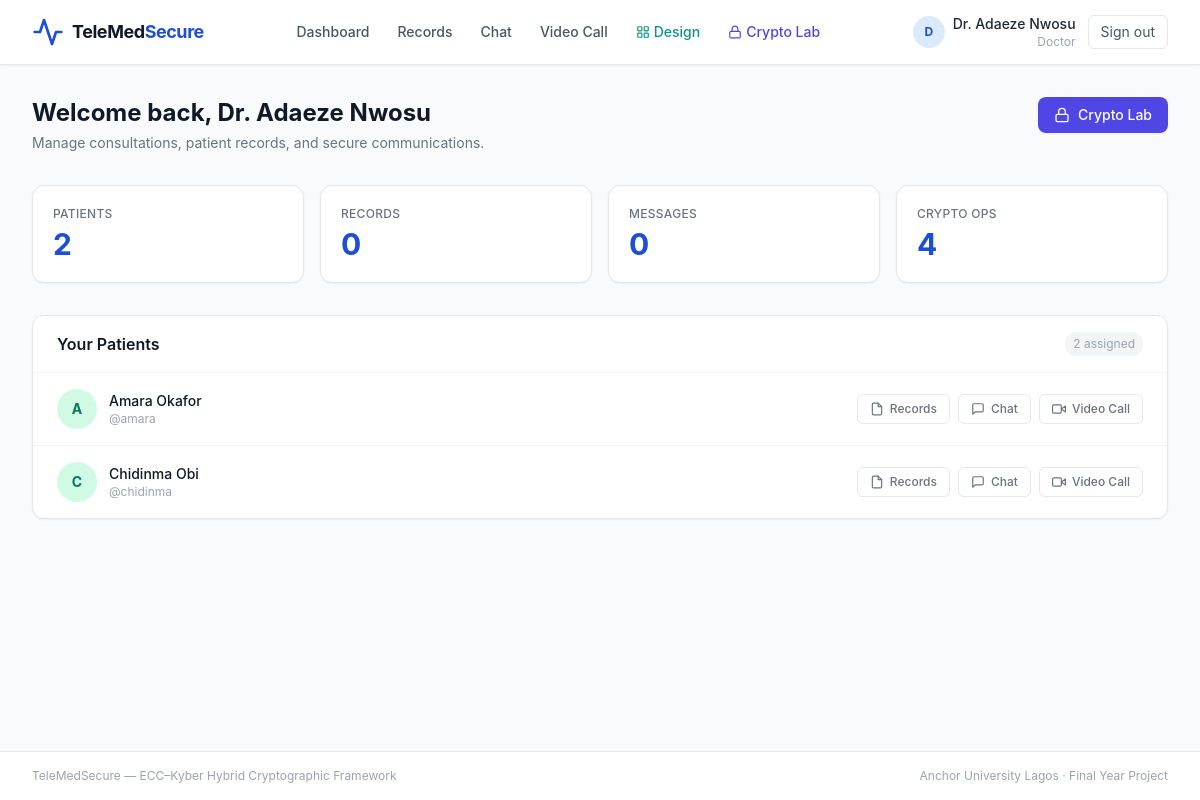
The app's page /dashboard (signed in) with its own data.
### app/models.py (models this page shows)
class User(Base):
    __tablename__ = "users"
    id = Column(Integer, primary_key=True, index=True)
    username = Column(String(50), unique=True, nullable=False, index=True)
    password_hash = Column(String(255), nullable=False)
    full_name = Column(String(100), nullable=False)
    role = Column(String(10), nullable=False)  # "doctor" | "patient"
    assigned_doctor_id = Column(Integer, ForeignKey("users.id"), nullable=True)

### app/routers/auth_routes.py (the view)
@router.get("/dashboard")
async def dashboard(request: Request, db: Session = Depends(get_db)):
    user = get_session_user(request, db)
    if not user:
        return RedirectResponse("/login", status_code=302)
    if user.role == "doctor":
        patients = db.query(User).filter_by(role="patient", assigned_doctor_id=user.id).all()
        patient_ids = [p.id for p in patients]
        record_count = (
            db.query(PatientRecord).filter(PatientRecord.patient_id.in_(patient_ids)).count()
            if patient_ids else 0
        )
        msg_count = (
            db.query(ChatMessage).filter(
                (ChatMessage.sender_id == user.id) | (ChatMessage.receiver_id == user.id)
            ).count()
        )
        crypto_count = db.query(CryptoOperationLog).count()
        return templates.TemplateResponse(request, "dashboard.html", {
            "user": user,
            "patients": patients,
            "record_count": record_count,
            "msg_count": msg_count,
            "crypto_count": crypto_count,
        })
    else:
        doctor = db.get(User, user.assigned_doctor_id) if user.assigned_doctor_id else None
        record_count = db.query(PatientRecord).filter_by(patient_id=user.id).count()
        return templates.TemplateResponse(request, "dashboard.html", {
            "user": user,
            "doctor": doctor,
            "record_count": record_count,
        })

### app/templates/dashboard.html (shortened to what this page needs)
{% extends "base.html" %}
{% block content %}
{% if user.role == "doctor" %}
<div class="mb-8 flex flex-col sm:flex-row sm:items-center sm:justify-between gap-4">
  <div>
    <h1 class="text-2xl font-bold text-gray-900">Welcome back, {{ user.full_name }}</h1>
    <p class="text-gray-500 mt-1 text-sm">Manage consultations, patient records, and secure communications.</p>
  </div>
  <a href="/crypto-lab"
     class="inline-flex items-center gap-2 px-4 py-2 bg-indigo-600 hover:bg-indigo-700
            text-white text-sm font-medium rounded-lg shadow-sm transition-colors self-start">
    <svg class="w-4 h-4" viewBox="0 0 24 24" fill="none" stroke="currentColor"
         stroke-width="2" stroke-linecap="round" stroke-linejoin="round">
      <rect x="3" y="11" width="18" height="11" rx="2"/>
      <path d="M7 11V7a5 5 0 0 1 10 0v4"/>
    </svg>
    Crypto Lab
  </a>
</div>
<div class="grid grid-cols-2 sm:grid-cols-4 gap-4 mb-8">
  <div class="bg-white rounded-xl border border-gray-200 shadow-sm p-5">
    <p class="text-xs font-medium text-gray-500 uppercase tracking-wide">Patients</p>
    <p class="text-3xl font-bold text-blue-700 mt-1">{{ patients|length }}</p>
  </div>
  <div class="bg-white rounded-xl border border-gray-200 shadow-sm p-5">
    <p class="text-xs font-medium text-gray-500 uppercase tracking-wide">Records</p>
    <p class="text-3xl font-bold text-blue-700 mt-1">{{ record_count }}</p>
  </div>
  <div class="bg-white rounded-xl border border-gray-200 shadow-sm p-5">
    <p class="text-xs font-medium text-gray-500 uppercase tracking-wide">Messages</p>
    <p class="text-3xl font-bold text-blue-700 mt-1">{{ msg_count }}</p>
  </div>
  <div class="bg-white rounded-xl border border-gray-200 shadow-sm p-5">
    <p class="text-xs font-medium text-gray-500 uppercase tracking-wide">Crypto ops</p>
    <p class="text-3xl font-bold text-blue-700 mt-1">{{ crypto_count }}</p>
  </div>
</div>
<div class="bg-white rounded-xl border border-gray-200 shadow-sm">
  <div class="px-6 py-4 border-b border-gray-100 flex items-center justify-between">
    <h2 class="font-semibold text-gray-900">Your Patients</h2>
    <span class="text-xs text-gray-400 bg-gray-100 px-2 py-1 rounded-full">
      {{ patients|length }} assigned
    </span>
  </div>
  {% if patients %}
  <div class="divide-y divide-gray-100">
    {% for patient in patients %}
    <div class="px-6 py-4 flex flex-col sm:flex-row sm:items-center justify-between gap-4
                hover:bg-gray-50 transition-colors">
      <div class="flex items-center gap-3">
        <div class="w-10 h-10 rounded-full bg-emerald-100 flex items-center justify-center flex-shrink-0">
          <span class="text-emerald-700 font-bold text-sm">{{ patient.full_name[0] }}</span>
        </div>
        <div>
          <p class="font-medium text-gray-900 text-sm">{{ patient.full_name }}</p>
          <p class="text-xs text-gray-400">@{{ patient.username }}</p>
        </div>
      </div>
      <div class="flex items-center gap-2 flex-wrap">
        <a href="/records?patient={{ patient.id }}"
           class="inline-flex items-center gap-1.5 px-3 py-1.5 text-xs font-medium rounded-md
                  border border-gray-200 text-gray-500 hover:border-blue-300 hover:text-blue-700
                  hover:bg-blue-50 transition-colors">
          <svg class="w-3.5 h-3.5" viewBox="0 0 24 24" fill="none" stroke="currentColor"
               stroke-width="2" stroke-linecap="round" stroke-linejoin="round">
            <path d="M14 2H6a2 2 0 0 0-2 2v16a2 2 0 0 0 2 2h12a2 2 0 0 0 2-2V8z"/>
            <polyline points="14 2 14 8 20 8"/>
          </svg>
          Records
        </a>
        <a href="/chat?with={{ patient.id }}"
           class="inline-flex items-center gap-1.5 px-3 py-1.5 text-xs font-medium rounded-md
                  border border-gray-200 text-gray-500 hover:border-blue-300 hover:text-blue-700
                  hover:bg-blue-50 transition-colors">
          <svg class="w-3.5 h-3.5" viewBox="0 0 24 24" fill="none" stroke="currentColor"
               stroke-width="2" stroke-linecap="round" stroke-linejoin="round">
            <path d="M21 15a2 2 0 0 1-2 2H7l-4 4V5a2 2 0 0 1 2-2h14a2 2 0 0 1 2 2z"/>
          </svg>
          Chat
        </a>
        <a href="/call?patient={{ patient.id }}"
           class="inline-flex items-center gap-1.5 px-3 py-1.5 text-xs font-medium rounded-md
                  border border-gray-200 text-gray-500 hover:border-blue-300 hover:text-blue-700
                  hover:bg-blue-50 transition-colors">
          <svg class="w-3.5 h-3.5" viewBox="0 0 24 24" fill="none" stroke="currentColor"
               stroke-width="2" stroke-linecap="round" stroke-linejoin="round">
            <polygon points="23 7 16 12 23 17 23 7"/><rect x="1" y="5" width="15" height="14" rx="2" ry="2"/>
          </svg>
          Video Call
        </a>
      </div>
    </div>
    {% endfor %}
  </div>
  {% endif %}
</div>
{% endif %}
{% endblock %}

### app/templates/base.html (shortened to what this page needs)
<!DOCTYPE html>
<html lang="en" class="h-full">
<head>
  <script src="https://cdn.tailwindcss.com"></script>
</head>
<body class="bg-gray-50 min-h-full flex flex-col font-sans text-gray-800 overflow-x-hidden">
  {% if user %}
  <nav class="bg-white border-b border-gray-200 sticky top-0 z-50 shadow-sm">
    <div class="max-w-7xl mx-auto px-4 sm:px-6 lg:px-8">
      <div class="flex items-center justify-between h-16">
        <a href="/dashboard" class="flex items-center space-x-2 flex-shrink-0">
          <svg class="w-8 h-8 text-blue-700" viewBox="0 0 24 24" fill="none"
               stroke="currentColor" stroke-width="2" stroke-linecap="round" stroke-linejoin="round">
            <path d="M22 12h-4l-3 9L9 3l-3 9H2"/>
          </svg>
          <span class="text-lg font-bold text-gray-900 tracking-tight">TeleMed<span class="text-blue-700">Secure</span></span>
        </a>
        <div class="hidden md:flex items-center space-x-1">
          <a href="/dashboard"
             class="px-3 py-2 rounded-md text-sm font-medium text-gray-600 hover:text-blue-700 hover:bg-blue-50 transition-colors">
            Dashboard
          </a>
          <a href="/records"
             class="px-3 py-2 rounded-md text-sm font-medium text-gray-600 hover:text-blue-700 hover:bg-blue-50 transition-colors">
            Records
          </a>
          <a href="/chat"
             class="px-3 py-2 rounded-md text-sm font-medium text-gray-600 hover:text-blue-700 hover:bg-blue-50 transition-colors">
            Chat
          </a>
          <a href="/call"
             class="px-3 py-2 rounded-md text-sm font-medium text-gray-600 hover:text-blue-700 hover:bg-blue-50 transition-colors">
            Video Call
          </a>
          <a href="/design"
             class="px-3 py-2 rounded-md text-sm font-medium text-teal-600 hover:text-teal-800 hover:bg-teal-50 transition-colors flex items-center gap-1">
            Design
          </a>
          <a href="/crypto-lab"
             class="px-3 py-2 rounded-md text-sm font-medium text-indigo-600 hover:text-indigo-800 hover:bg-indigo-50 transition-colors flex items-center gap-1">
            <svg class="w-3.5 h-3.5" viewBox="0 0 24 24" fill="none" stroke="currentColor"
                 stroke-width="2" stroke-linecap="round" stroke-linejoin="round">
              <rect x="3" y="11" width="18" height="11" rx="2" ry="2"/>
              <path d="M7 11V7a5 5 0 0 1 10 0v4"/>
            </svg>
            Crypto Lab
          </a>
        </div>
        <div class="flex items-center space-x-3">
          <div class="hidden sm:flex items-center space-x-2">
            <div class="w-8 h-8 rounded-full bg-blue-100 flex items-center justify-center flex-shrink-0">
              <span class="text-blue-700 text-xs font-bold">
                {{ user.full_name[0] }}
              </span>
            </div>
            <div class="text-right leading-tight">
              <p class="text-sm font-medium text-gray-800">{{ user.full_name }}</p>
              <p class="text-xs text-gray-400 capitalize">{{ user.role }}</p>
            </div>
          </div>
          <a href="/logout"
             class="ml-2 px-3 py-1.5 rounded-md border border-gray-200 text-sm text-gray-600
                    hover:bg-red-50 hover:border-red-200 hover:text-red-600 transition-colors">
            Sign out
          </a>
        </div>
      </div>
    </div>
  </nav>
  {% endif %}
  <main class="flex-1 max-w-7xl w-full mx-auto px-4 sm:px-6 lg:px-8 py-8">
    {% block content %}{% endblock %}
  </main>
  <footer class="border-t border-gray-200 bg-white mt-auto">
    <div class="max-w-7xl mx-auto px-4 sm:px-6 lg:px-8 py-4 flex flex-col sm:flex-row
                items-center justify-between gap-2">
      <p class="text-xs text-gray-400">
        TeleMedSecure &mdash; ECC–Kyber Hybrid Cryptographic Framework
      </p>
      <p class="text-xs text-gray-400">Anchor University Lagos · Final Year Project</p>
    </div>
  </footer>
</body>
</html>

### records on screen
User: full_name "D", full_name "Dr. Adaeze Nwosu", role "Doctor"
User: full_name "A", full_name "Amara Okafor", username "amara"
User: full_name "C", full_name "Chidinma Obi", username "chidinma"

### other values on screen
{{ patients|length }} "2"
{{ record_count }} "0"
{{ msg_count }} "0"
{{ crypto_count }} "4"
